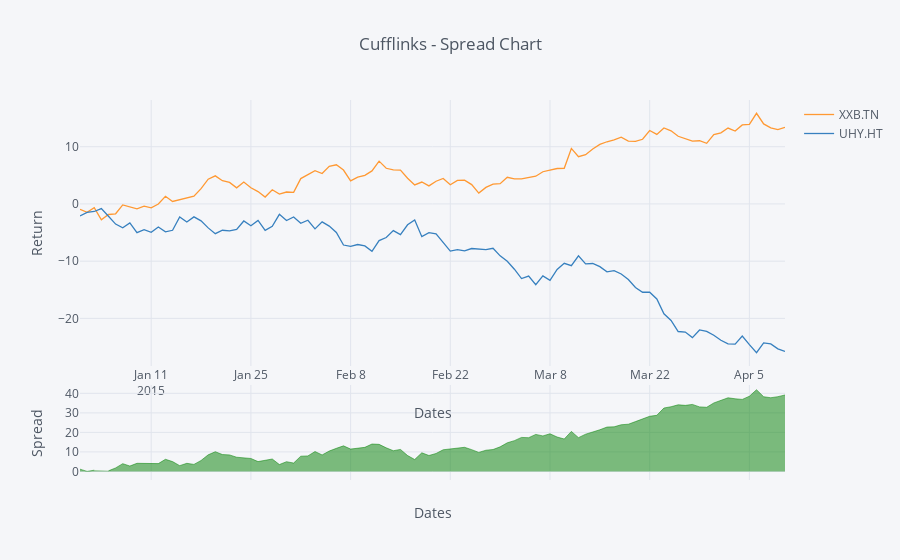

This figure's notebook cell:
### Markdown cell above
## Spread Chart

### Code cell
cf.datagen.lines(2).iplot(kind='spread',
                          xTitle='Dates',
                          yTitle='Return',
                          title='Cufflinks - Spread Chart')
